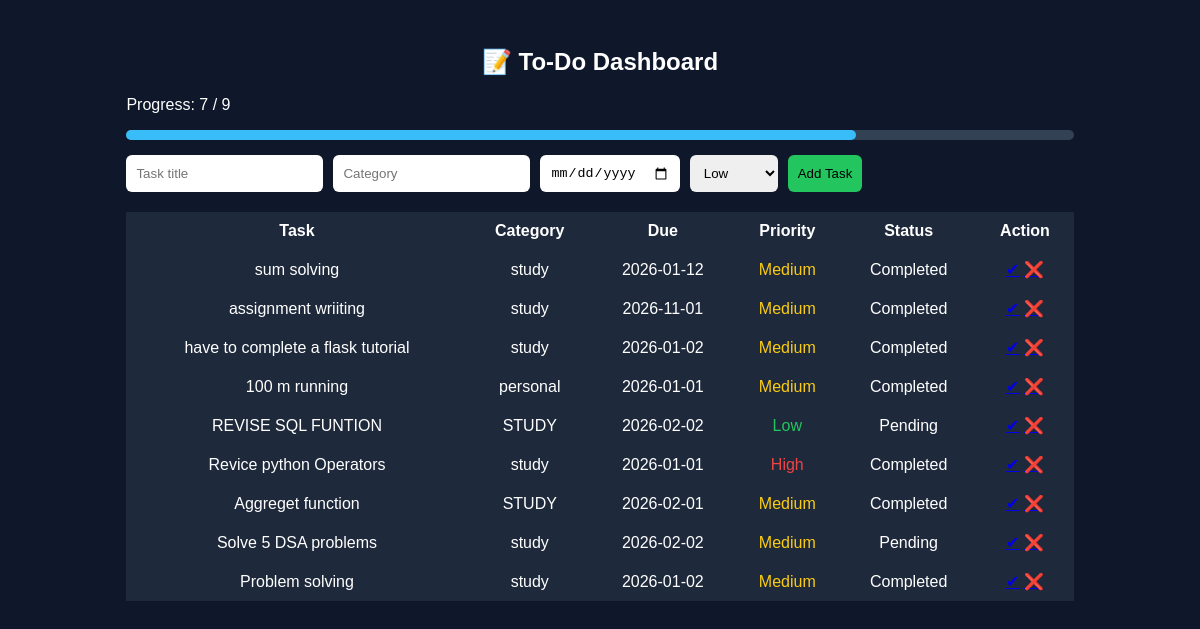
The page / on the database its author committed.
### tables this page shows
CREATE TABLE tasks (
    id INTEGER PRIMARY KEY AUTOINCREMENT,
    title TEXT,
    category TEXT,
    due_date TEXT,
    priority TEXT,
    status TEXT DEFAULT 'Pending'
);

### app.py (the view, shortened to what this page needs)
@app.route("/", methods=["GET", "POST"])
def index():
    conn = get_db()
    cur = conn.cursor()
    cur.execute("SELECT * FROM tasks")
    tasks = cur.fetchall()
    cur.execute("SELECT COUNT(*) FROM tasks")
    total = cur.fetchone()[0]
    cur.execute("SELECT COUNT(*) FROM tasks WHERE status='Completed'")
    completed = cur.fetchone()[0]
    progress = int((completed / total) * 100) if total > 0 else 0
    conn.close()
    return render_template(
        "index.html",
        tasks=tasks,
        total=total,
        completed=completed,
        progress=progress
    )

### app.py (called while the page is built)
def get_db():
    return sqlite3.connect("todo.db")

### templates/index.html (shortened to what this page needs)
<!DOCTYPE html>
<html>
  <head>
    <link rel="stylesheet" href="/static/style.css" />
  </head>
  <body>
    <div class="container">
      <h2>📝 To-Do Dashboard</h2>
      <div class="progress-box">
        <p>Progress: {{ completed }} / {{ total }}</p>
        <div class="progress">
          <div class="progress-fill" style="width: {{ progress }}%"></div>
        </div>
      </div>
      <form method="POST" class="task-form">
        <input type="text" name="title" placeholder="Task title" required />
        <input type="text" name="category" placeholder="Category" required />
        <input type="date" name="due_date" required />
        <select name="priority">
          <option>Low</option>
        </select>
        <button>Add Task</button>
      </form>
      <table>
        <tr>
          <th>Task</th>
          <th>Category</th>
          <th>Due</th>
          <th>Priority</th>
          <th>Status</th>
          <th>Action</th>
        </tr>
        {% for t in tasks %}
        <tr>
          <td>{{ t[1] }}</td>
          <td>{{ t[2] }}</td>
          <td>{{ t[3] }}</td>
          <td class="priority {{ t[4] }}">{{ t[4] }}</td>
          <td>{{ t[5] }}</td>
          <td>
            <a href="/complete/{{ t[0] }}">✔</a>
            <a href="/delete/{{ t[0] }}">❌</a>
          </td>
        </tr>
        {% endfor %}
      </table>
    </div>
  </body>
</html>

### static/style.css (style rules this page uses)
body { background: #0f172a; font-family: Arial; color: white; }
.container { width: 80%; margin: auto; padding: 20px; }
h2 { text-align: center; }
.task-form { display: flex; gap: 10px; margin-bottom: 20px; }
input, select, button { padding: 10px; border-radius: 6px; border: none; }
button { background: #22c55e; color: black; cursor: pointer; }
table { width: 100%; border-collapse: collapse; }
th, td { padding: 10px; text-align: center; }
tr { background: #1e293b; }
.priority.High { color: #ef4444; }
.priority.Medium { color: #facc15; }
.priority.Low { color: #22c55e; }
.progress-box { margin-bottom: 15px; }
.progress { background: #334155; height: 10px; border-radius: 10px; }
.progress-fill { height: 10px; background: #38bdf8; border-radius: 10px; }

### rows shown on the page
tasks: title "sum solving", category "study", due_date "2026-01-12", priority "Medium", status "Completed"
tasks: title "assignment wriiting", category "study", due_date "2026-11-01", priority "Medium", status "Completed"
tasks: title "have to complete a flask tutorial", category "study", due_date "2026-01-02", priority "Medium", status "Completed"
tasks: title "100 m running", category "personal", due_date "2026-01-01", priority "Medium", status "Completed"
tasks: title "REVISE SQL FUNTION", category "STUDY", due_date "2026-02-02", priority "Low", status "Pending"
tasks: title "Revice python Operators", category "study", due_date "2026-01-01", priority "High", status "Completed"
tasks: title "Aggreget function", category "STUDY", due_date "2026-02-01", priority "Medium", status "Completed"
tasks: title "Solve 5 DSA problems", category "study", due_date "2026-02-02", priority "Medium", status "Pending"
tasks: title "Problem solving", category "study", due_date "2026-01-02", priority "Medium", status "Completed"

### other values the page prints
{{ completed }} "7"
{{ total }} "9"
